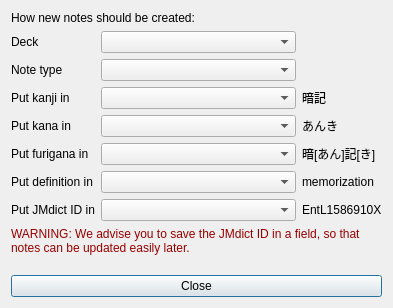
<?xml version="1.0" encoding="UTF-8"?>
<ui version="4.0">
 <class>japaNoteSettings</class>
 <widget class="QDialog" name="japaNoteSettings">
  <property name="windowModality">
   <enum>Qt::NonModal</enum>
  </property>
  <property name="geometry">
   <rect>
    <x>0</x>
    <y>0</y>
    <width>393</width>
    <height>308</height>
   </rect>
  </property>
  <property name="sizePolicy">
   <sizepolicy hsizetype="Preferred" vsizetype="Fixed">
    <horstretch>0</horstretch>
    <verstretch>0</verstretch>
   </sizepolicy>
  </property>
  <property name="windowTitle">
   <string>JapaNote settings</string>
  </property>
  <property name="modal">
   <bool>true</bool>
  </property>
  <layout class="QVBoxLayout" name="verticalLayout" stretch="0,0,0,0,0">
   <item>
    <widget class="QLabel" name="topLabel">
     <property name="sizePolicy">
      <sizepolicy hsizetype="Preferred" vsizetype="Fixed">
       <horstretch>0</horstretch>
       <verstretch>0</verstretch>
      </sizepolicy>
     </property>
     <property name="text">
      <string>How new notes should be created:</string>
     </property>
    </widget>
   </item>
   <item>
    <layout class="QGridLayout" name="gridLayout" columnstretch="0,1,0">
     <item row="7" column="2">
      <widget class="QLabel" name="idExample">
       <property name="text">
        <string>EntL1586910X</string>
       </property>
      </widget>
     </item>
     <item row="6" column="1">
      <widget class="QComboBox" name="definitionBox"/>
     </item>
     <item row="4" column="2">
      <widget class="QLabel" name="kanaExample">
       <property name="text">
        <string>あんき</string>
       </property>
      </widget>
     </item>
     <item row="7" column="1">
      <widget class="QComboBox" name="idBox"/>
     </item>
     <item row="1" column="0">
      <widget class="QLabel" name="deckLabel">
       <property name="text">
        <string>Deck</string>
       </property>
      </widget>
     </item>
     <item row="6" column="0">
      <widget class="QLabel" name="definitionLabel">
       <property name="text">
        <string>Put definition in</string>
       </property>
      </widget>
     </item>
     <item row="5" column="1">
      <widget class="QComboBox" name="furiganaBox"/>
     </item>
     <item row="5" column="2">
      <widget class="QLabel" name="furiganaExample">
       <property name="text">
        <string>暗[あん]記[き]</string>
       </property>
      </widget>
     </item>
     <item row="2" column="1">
      <widget class="QComboBox" name="modelBox"/>
     </item>
     <item row="6" column="2">
      <widget class="QLabel" name="definitionExample">
       <property name="text">
        <string>memorization</string>
       </property>
      </widget>
     </item>
     <item row="3" column="1">
      <widget class="QComboBox" name="kanjiBox"/>
     </item>
     <item row="3" column="2">
      <widget class="QLabel" name="kanjiExample">
       <property name="text">
        <string>暗記</string>
       </property>
      </widget>
     </item>
     <item row="4" column="0">
      <widget class="QLabel" name="kanaLabel">
       <property name="text">
        <string>Put kana in</string>
       </property>
      </widget>
     </item>
     <item row="3" column="0">
      <widget class="QLabel" name="kanjiLabel">
       <property name="text">
        <string>Put kanji in</string>
       </property>
      </widget>
     </item>
     <item row="5" column="0">
      <widget class="QLabel" name="furiganaLabel">
       <property name="text">
        <string>Put furigana in</string>
       </property>
      </widget>
     </item>
     <item row="1" column="1">
      <widget class="QComboBox" name="deckBox">
       <property name="currentIndex">
        <number>-1</number>
       </property>
      </widget>
     </item>
     <item row="4" column="1">
      <widget class="QComboBox" name="kanaBox"/>
     </item>
     <item row="7" column="0">
      <widget class="QLabel" name="idLabel">
       <property name="text">
        <string>Put JMdict ID in</string>
       </property>
      </widget>
     </item>
     <item row="2" column="0">
      <widget class="QLabel" name="modelLabel">
       <property name="text">
        <string>Note type</string>
       </property>
      </widget>
     </item>
    </layout>
   </item>
   <item>
    <widget class="QLabel" name="noidWarning">
     <property name="enabled">
      <bool>true</bool>
     </property>
     <property name="sizePolicy">
      <sizepolicy hsizetype="Preferred" vsizetype="Fixed">
       <horstretch>0</horstretch>
       <verstretch>0</verstretch>
      </sizepolicy>
     </property>
     <property name="styleSheet">
      <string notr="true">color:#900;</string>
     </property>
     <property name="text">
      <string>WARNING: We advise you to save the JMdict ID in a field, so that notes can be updated easily later.</string>
     </property>
     <property name="wordWrap">
      <bool>true</bool>
     </property>
    </widget>
   </item>
   <item>
    <spacer name="verticalSpacer">
     <property name="orientation">
      <enum>Qt::Vertical</enum>
     </property>
     <property name="sizeHint" stdset="0">
      <size>
       <width>20</width>
       <height>40</height>
      </size>
     </property>
    </spacer>
   </item>
   <item>
    <widget class="QPushButton" name="closeButton">
     <property name="enabled">
      <bool>true</bool>
     </property>
     <property name="sizePolicy">
      <sizepolicy hsizetype="Minimum" vsizetype="Fixed">
       <horstretch>0</horstretch>
       <verstretch>0</verstretch>
      </sizepolicy>
     </property>
     <property name="text">
      <string>Close</string>
     </property>
    </widget>
   </item>
  </layout>
 </widget>
 <tabstops>
  <tabstop>deckBox</tabstop>
  <tabstop>modelBox</tabstop>
  <tabstop>kanjiBox</tabstop>
  <tabstop>kanaBox</tabstop>
  <tabstop>furiganaBox</tabstop>
  <tabstop>definitionBox</tabstop>
  <tabstop>idBox</tabstop>
 </tabstops>
 <resources/>
 <connections/>
</ui>
